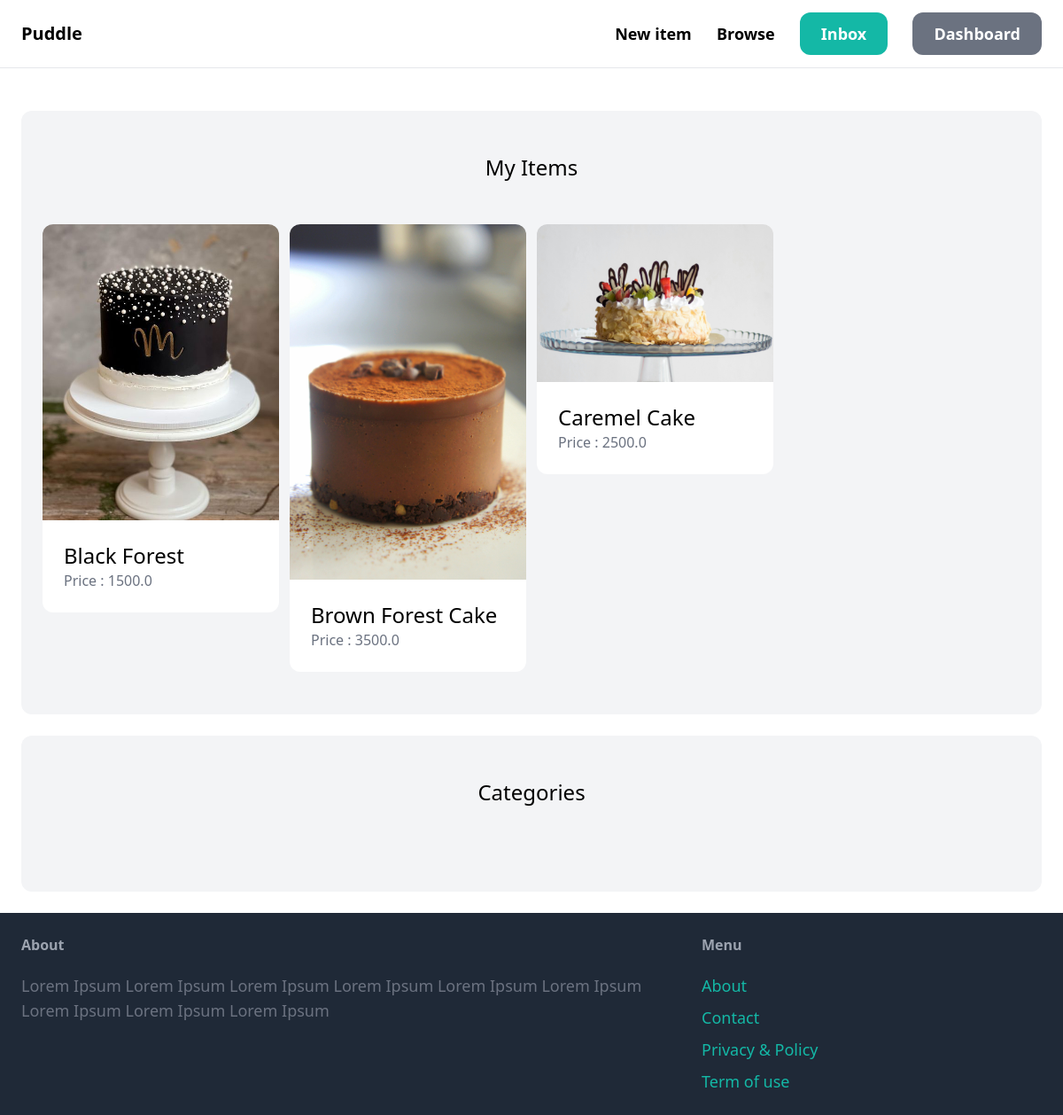
Page /dashboard/ (signed in) on the earlier database version.
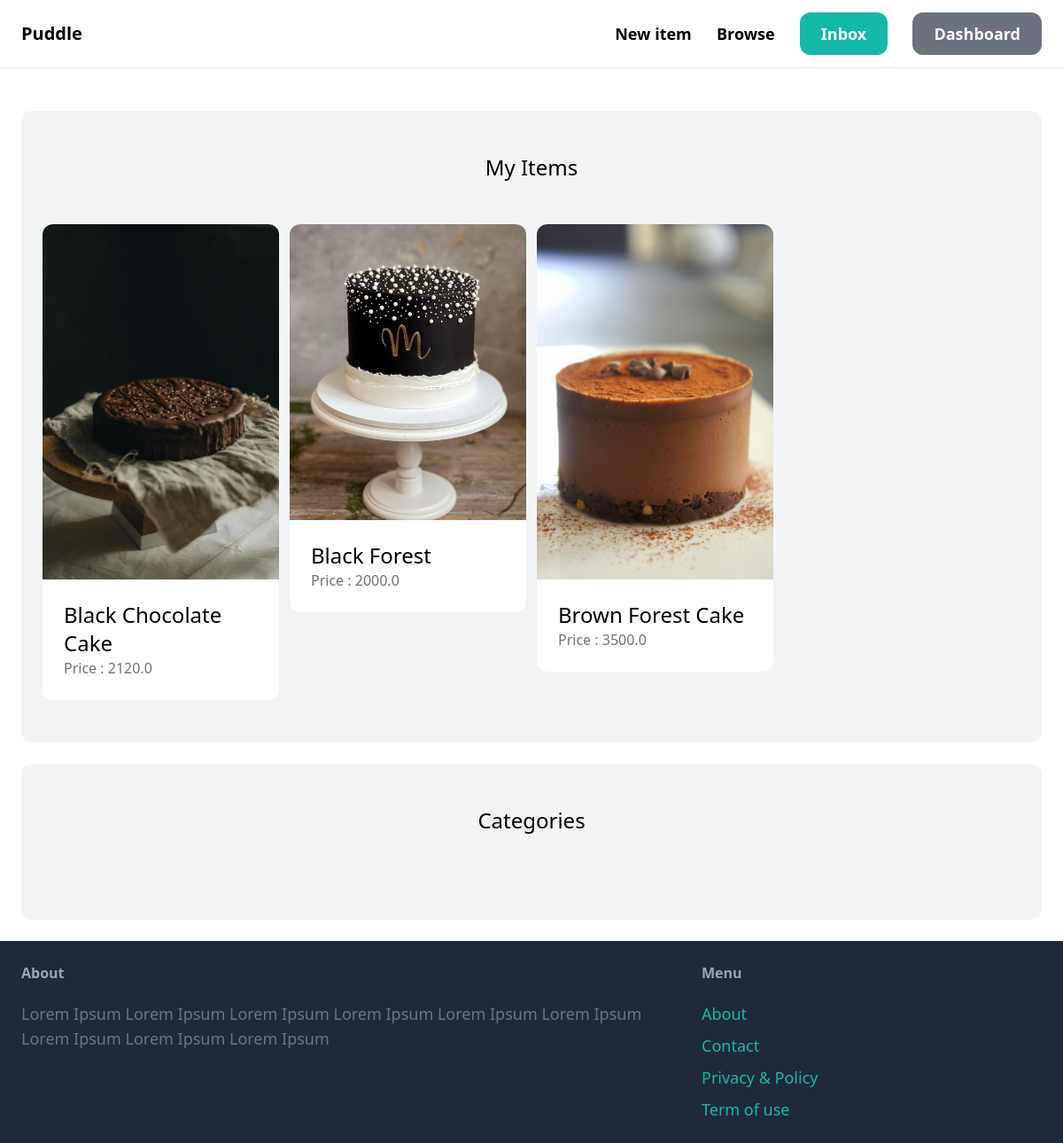
Same page on the later database version.
### item/models.py (models this page shows, shortened)
class Item(models.Model):
    class Meta:
        ordering = ("name",)
        verbose_name_plural = "Items"
    name = models.CharField(max_length=200)
    description = models.TextField(blank=True, null=True)
    price = models.FloatField()
    image = models.ImageField(upload_to="item_images", blank=True, null=True)
    is_sold = models.BooleanField(default=False)
    created_at = models.DateTimeField(auto_now_add=True)
    created_by = models.ForeignKey(User, related_name="items", on_delete=models.CASCADE)
    category = models.ForeignKey(
        Category, related_name="items", on_delete=models.CASCADE, default=None
    )

### dashboard/views.py (the view)
# urls.py: path("", views.index, name="index"),
@login_required
def index(request):
    items = Item.objects.filter(created_by=request.user)
    return render(request, "dashboard/index.html", {"items": items})

### dashboard/templates/dashboard/index.html (shortened to what this page needs)
{% extends 'core/base.html' %}
{% block content %}
  <div class="mt-6 px-6 py-12 bg-gray-100 rounded-xl">
    <h2 class="mb-12 text-2xl text-center">My Items</h2>
    <div class="grid grid-cols-4 gap-3">
      {% for item in items %}
        <div>
          <a href="{% url 'item:detail' item.id %}">
            <div>
              <img src="{{ item.image.url }}" alt="{{ item.name }}" class="rounded-t-xl" />
            </div>
            <div class="p-6 bg-white rounded-b-xl">
              <h2 class="text-2xl">{{ item.name }}</h2>
              <p class="text-gray-500">Price : {{ item.price }}</p>
            </div>
          </a>
        </div>
      {% endfor %}
    </div>
  </div>
  <div class="mt-6 px-6 py-12 bg-gray-100 rounded-xl">
    <h2 class="mb-12 text-2xl text-center">Categories</h2>
  </div>
{% endblock %}

Differences in the rows shown:
no longer on this page (row edited): Item: image (picture), name "Caremel Cake", price "2500.0"
added Item: image (picture), name "Black Chocolate Cake", price "2120.0"
changed Item "Black Forest": price "1500.0" → "2000.0"
